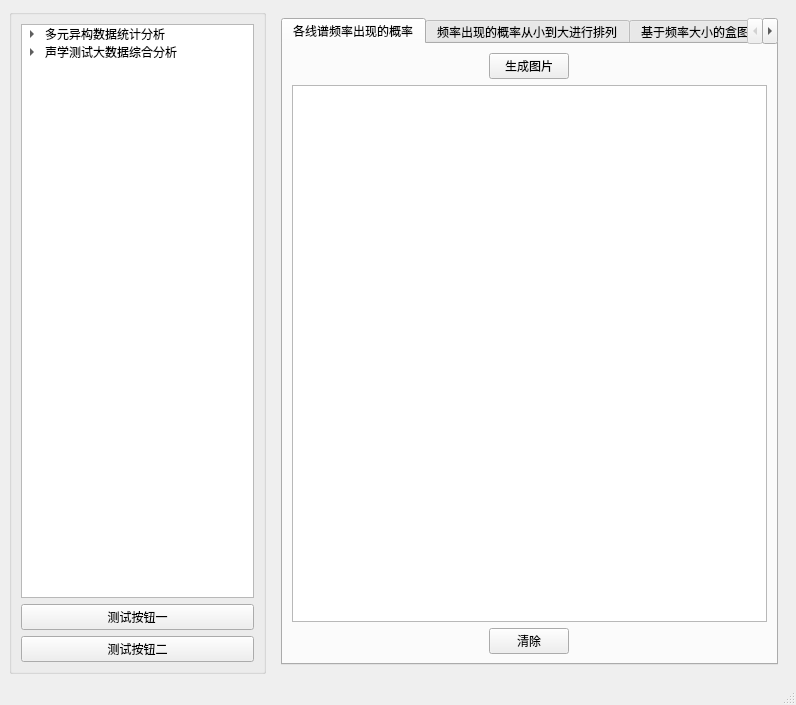
<?xml version="1.0" encoding="UTF-8"?>
<ui version="4.0">
 <class>MainWindow</class>
 <widget class="QMainWindow" name="MainWindow">
  <property name="geometry">
   <rect>
    <x>0</x>
    <y>0</y>
    <width>796</width>
    <height>705</height>
   </rect>
  </property>
  <property name="windowTitle">
   <string>MainWindow</string>
  </property>
  <widget class="QWidget" name="centralwidget">
   <layout class="QHBoxLayout" name="horizontalLayout_4" stretch="1,2">
    <item>
     <layout class="QHBoxLayout" name="horizontalLayout" stretch="0">
      <item>
       <widget class="QGroupBox" name="groupBox">
        <property name="title">
         <string/>
        </property>
        <layout class="QVBoxLayout" name="verticalLayout_23">
         <item>
          <widget class="QTreeWidget" name="treeWidget">
           <attribute name="headerVisible">
            <bool>false</bool>
           </attribute>
           <column>
            <property name="text">
             <string>功能列表</string>
            </property>
           </column>
           <item>
            <property name="text">
             <string>多元异构数据统计分析</string>
            </property>
            <item>
             <property name="text">
              <string>各频率出现的概率及分布</string>
             </property>
            </item>
            <item>
             <property name="text">
              <string>固定某一频率其它频率出现的概率</string>
             </property>
            </item>
            <item>
             <property name="text">
              <string>各频率对应位置点的聚类分析</string>
             </property>
            </item>
            <item>
             <property name="text">
              <string>固定频率下位置信息的统计特性</string>
             </property>
            </item>
            <item>
             <property name="text">
              <string>固定频率下强度信息的统计特性</string>
             </property>
            </item>
            <item>
             <property name="text">
              <string>辐射噪声线谱的位置与强度联合分析</string>
             </property>
            </item>
           </item>
           <item>
            <property name="text">
             <string>声学测试大数据综合分析</string>
            </property>
            <item>
             <property name="text">
              <string>振动噪声的位置与强度统计分析</string>
             </property>
            </item>
            <item>
             <property name="text">
              <string>艇端振动噪声与辐射噪声数据映射关系分析</string>
             </property>
            </item>
           </item>
          </widget>
         </item>
         <item>
          <widget class="QPushButton" name="pushButton_39">
           <property name="text">
            <string>测试按钮一</string>
           </property>
          </widget>
         </item>
         <item>
          <widget class="QPushButton" name="pushButton_40">
           <property name="text">
            <string>测试按钮二</string>
           </property>
          </widget>
         </item>
        </layout>
       </widget>
      </item>
     </layout>
    </item>
    <item>
     <widget class="QStackedWidget" name="stackedWidget">
      <property name="currentIndex">
       <number>7</number>
      </property>
      <widget class="QWidget" name="page">
       <layout class="QVBoxLayout" name="verticalLayout_21">
        <item>
         <widget class="QTabWidget" name="tabWidget">
          <property name="currentIndex">
           <number>0</number>
          </property>
          <widget class="QWidget" name="tab">
           <attribute name="title">
            <string>各线谱频率出现的概率</string>
           </attribute>
           <layout class="QVBoxLayout" name="verticalLayout_15">
            <item>
             <layout class="QHBoxLayout" name="horizontalLayout_2">
              <item>
               <widget class="QPushButton" name="pushButton">
                <property name="sizePolicy">
                 <sizepolicy hsizetype="Fixed" vsizetype="Fixed">
                  <horstretch>0</horstretch>
                  <verstretch>0</verstretch>
                 </sizepolicy>
                </property>
                <property name="text">
                 <string>生成图片</string>
                </property>
               </widget>
              </item>
             </layout>
            </item>
            <item>
             <widget class="QGraphicsView" name="graphicsView"/>
            </item>
            <item>
             <layout class="QHBoxLayout" name="horizontalLayout_3">
              <item>
               <widget class="QPushButton" name="pushButton_2">
                <property name="sizePolicy">
                 <sizepolicy hsizetype="Fixed" vsizetype="Fixed">
                  <horstretch>0</horstretch>
                  <verstretch>0</verstretch>
                 </sizepolicy>
                </property>
                <property name="text">
                 <string>清除</string>
                </property>
               </widget>
              </item>
             </layout>
            </item>
           </layout>
          </widget>
          <widget class="QWidget" name="tab_2">
           <attribute name="title">
            <string>频率出现的概率从小到大进行排列</string>
           </attribute>
           <layout class="QVBoxLayout" name="verticalLayout_16">
            <item>
             <widget class="QPushButton" name="pushButton_4">
              <property name="text">
               <string>生成图片</string>
              </property>
             </widget>
            </item>
            <item>
             <widget class="QGraphicsView" name="graphicsView_2"/>
            </item>
            <item>
             <widget class="QPushButton" name="pushButton_3">
              <property name="text">
               <string>清除</string>
              </property>
             </widget>
            </item>
           </layout>
          </widget>
          <widget class="QWidget" name="tab_6">
           <attribute name="title">
            <string>基于频率大小的盒图</string>
           </attribute>
           <layout class="QVBoxLayout" name="verticalLayout_17">
            <item>
             <widget class="QPushButton" name="pushButton_6">
              <property name="text">
               <string>生成图片</string>
              </property>
             </widget>
            </item>
            <item>
             <widget class="QGraphicsView" name="graphicsView_3"/>
            </item>
            <item>
             <widget class="QPushButton" name="pushButton_5">
              <property name="text">
               <string>清除</string>
              </property>
             </widget>
            </item>
           </layout>
          </widget>
          <widget class="QWidget" name="tab_7">
           <attribute name="title">
            <string>各频率编号中频率重叠分析</string>
           </attribute>
           <layout class="QVBoxLayout" name="verticalLayout_18">
            <item>
             <widget class="QPushButton" name="pushButton_8">
              <property name="text">
               <string>生成图片</string>
              </property>
             </widget>
            </item>
            <item>
             <widget class="QGraphicsView" name="graphicsView_4"/>
            </item>
            <item>
             <widget class="QPushButton" name="pushButton_7">
              <property name="text">
               <string>清除</string>
              </property>
             </widget>
            </item>
           </layout>
          </widget>
          <widget class="QWidget" name="tab_8">
           <attribute name="title">
            <string>频率编号中的频率出现频次直方图</string>
           </attribute>
           <layout class="QVBoxLayout" name="verticalLayout_19">
            <item>
             <widget class="QPushButton" name="pushButton_10">
              <property name="text">
               <string>生成图片</string>
              </property>
             </widget>
            </item>
            <item>
             <widget class="QGraphicsView" name="graphicsView_5"/>
            </item>
            <item>
             <widget class="QPushButton" name="pushButton_9">
              <property name="text">
               <string>清除</string>
              </property>
             </widget>
            </item>
           </layout>
          </widget>
         </widget>
        </item>
       </layout>
      </widget>
      <widget class="QWidget" name="page_3">
       <layout class="QVBoxLayout" name="verticalLayout_20">
        <item>
         <widget class="QTabWidget" name="tabWidget_3">
          <property name="currentIndex">
           <number>1</number>
          </property>
          <widget class="QWidget" name="tab_9">
           <attribute name="title">
            <string>某频率出现时其它频率出现的概率</string>
           </attribute>
           <layout class="QVBoxLayout" name="verticalLayout_13">
            <item>
             <widget class="QPushButton" name="pushButton_12">
              <property name="text">
               <string>生成图片</string>
              </property>
             </widget>
            </item>
            <item>
             <widget class="QGraphicsView" name="graphicsView_6"/>
            </item>
            <item>
             <widget class="QPushButton" name="pushButton_11">
              <property name="text">
               <string>清除</string>
              </property>
             </widget>
            </item>
           </layout>
          </widget>
          <widget class="QWidget" name="tab_10">
           <attribute name="title">
            <string>某频率出现时其它频率出现的概率从小到大排列</string>
           </attribute>
           <layout class="QVBoxLayout" name="verticalLayout_14">
            <item>
             <widget class="QPushButton" name="pushButton_14">
              <property name="text">
               <string>生成图片</string>
              </property>
             </widget>
            </item>
            <item>
             <widget class="QGraphicsView" name="graphicsView_7"/>
            </item>
            <item>
             <widget class="QPushButton" name="pushButton_13">
              <property name="text">
               <string>清除</string>
              </property>
             </widget>
            </item>
           </layout>
          </widget>
         </widget>
        </item>
       </layout>
      </widget>
      <widget class="QWidget" name="page_2">
       <layout class="QVBoxLayout" name="verticalLayout_22">
        <item>
         <widget class="QTabWidget" name="tabWidget_2">
          <property name="currentIndex">
           <number>2</number>
          </property>
          <widget class="QWidget" name="tab_3">
           <attribute name="title">
            <string>K-means聚类方法</string>
           </attribute>
           <layout class="QVBoxLayout" name="verticalLayout_11">
            <item>
             <widget class="QPushButton" name="pushButton_16">
              <property name="text">
               <string>生成图片</string>
              </property>
             </widget>
            </item>
            <item>
             <widget class="QGraphicsView" name="graphicsView_8"/>
            </item>
            <item>
             <widget class="QPushButton" name="pushButton_15">
              <property name="text">
               <string>清除</string>
              </property>
             </widget>
            </item>
           </layout>
          </widget>
          <widget class="QWidget" name="tab_4">
           <attribute name="title">
            <string>DBSCAN聚类方法</string>
           </attribute>
           <layout class="QVBoxLayout" name="verticalLayout_12">
            <item>
             <widget class="QPushButton" name="pushButton_18">
              <property name="text">
               <string>生成图片</string>
              </property>
             </widget>
            </item>
            <item>
             <widget class="QGraphicsView" name="graphicsView_9"/>
            </item>
            <item>
             <widget class="QPushButton" name="pushButton_17">
              <property name="text">
               <string>清除</string>
              </property>
             </widget>
            </item>
           </layout>
          </widget>
         </widget>
        </item>
       </layout>
      </widget>
      <widget class="QWidget" name="page_4">
       <layout class="QVBoxLayout" name="verticalLayout_27">
        <item>
         <widget class="QTabWidget" name="tabWidget_4">
          <property name="currentIndex">
           <number>3</number>
          </property>
          <widget class="QWidget" name="tab_5">
           <attribute name="title">
            <string>直方图与正态分布</string>
           </attribute>
           <layout class="QVBoxLayout" name="verticalLayout_8">
            <item>
             <widget class="QPushButton" name="pushButton_20">
              <property name="text">
               <string>生成图片</string>
              </property>
             </widget>
            </item>
            <item>
             <widget class="QGraphicsView" name="graphicsView_10"/>
            </item>
            <item>
             <widget class="QPushButton" name="pushButton_19">
              <property name="text">
               <string>清除</string>
              </property>
             </widget>
            </item>
           </layout>
          </widget>
          <widget class="QWidget" name="tab_11">
           <attribute name="title">
            <string>正态分布Q-Q图</string>
           </attribute>
           <layout class="QVBoxLayout" name="verticalLayout_9">
            <item>
             <widget class="QPushButton" name="pushButton_22">
              <property name="text">
               <string>生成图片</string>
              </property>
             </widget>
            </item>
            <item>
             <widget class="QGraphicsView" name="graphicsView_11"/>
            </item>
            <item>
             <widget class="QPushButton" name="pushButton_21">
              <property name="text">
               <string>清除</string>
              </property>
             </widget>
            </item>
           </layout>
          </widget>
          <widget class="QWidget" name="tab_12">
           <attribute name="title">
            <string>各线谱频率对应潜艇位置图</string>
           </attribute>
           <layout class="QVBoxLayout" name="verticalLayout_10">
            <item>
             <widget class="QPushButton" name="pushButton_24">
              <property name="text">
               <string>生成图片</string>
              </property>
             </widget>
            </item>
            <item>
             <widget class="QGraphicsView" name="graphicsView_12"/>
            </item>
            <item>
             <widget class="QPushButton" name="pushButton_23">
              <property name="text">
               <string>清除</string>
              </property>
             </widget>
            </item>
           </layout>
          </widget>
         </widget>
        </item>
       </layout>
      </widget>
      <widget class="QWidget" name="page_5">
       <layout class="QVBoxLayout" name="verticalLayout_24">
        <item>
         <widget class="QTabWidget" name="tabWidget_5">
          <property name="currentIndex">
           <number>4</number>
          </property>
          <widget class="QWidget" name="tab_13">
           <attribute name="title">
            <string>辐射噪声线谱的位置与强度散点图</string>
           </attribute>
           <layout class="QVBoxLayout" name="verticalLayout_5">
            <item>
             <widget class="QPushButton" name="pushButton_26">
              <property name="text">
               <string>生成图片</string>
              </property>
             </widget>
            </item>
            <item>
             <widget class="QGraphicsView" name="graphicsView_13"/>
            </item>
            <item>
             <widget class="QPushButton" name="pushButton_25">
              <property name="text">
               <string>清除</string>
              </property>
             </widget>
            </item>
           </layout>
          </widget>
          <widget class="QWidget" name="tab_14">
           <attribute name="title">
            <string>辐射噪声线谱的位置/强度/频率散点图</string>
           </attribute>
           <layout class="QVBoxLayout" name="verticalLayout_6">
            <item>
             <widget class="QPushButton" name="pushButton_28">
              <property name="text">
               <string>生成图片</string>
              </property>
             </widget>
            </item>
            <item>
             <widget class="QGraphicsView" name="graphicsView_14"/>
            </item>
            <item>
             <widget class="QPushButton" name="pushButton_27">
              <property name="text">
               <string>清除</string>
              </property>
             </widget>
            </item>
           </layout>
          </widget>
          <widget class="QWidget" name="tab_15">
           <attribute name="title">
            <string>各线谱频率与强度在潜艇中的位置</string>
           </attribute>
           <layout class="QVBoxLayout" name="verticalLayout_7">
            <item>
             <widget class="QPushButton" name="pushButton_30">
              <property name="text">
               <string>生成图片</string>
              </property>
             </widget>
            </item>
            <item>
             <widget class="QGraphicsView" name="graphicsView_15"/>
            </item>
            <item>
             <widget class="QPushButton" name="pushButton_29">
              <property name="text">
               <string>清除</string>
              </property>
             </widget>
            </item>
           </layout>
          </widget>
         </widget>
        </item>
       </layout>
      </widget>
      <widget class="QWidget" name="page_6">
       <layout class="QVBoxLayout" name="verticalLayout_25">
        <item>
         <widget class="QTabWidget" name="tabWidget_6">
          <property name="currentIndex">
           <number>5</number>
          </property>
          <widget class="QWidget" name="tab_16">
           <attribute name="title">
            <string>固定频率振动噪声位置/强度关系图</string>
           </attribute>
           <layout class="QVBoxLayout" name="verticalLayout_3">
            <item>
             <widget class="QPushButton" name="pushButton_32">
              <property name="text">
               <string>生成图片</string>
              </property>
             </widget>
            </item>
            <item>
             <widget class="QGraphicsView" name="graphicsView_16"/>
            </item>
            <item>
             <widget class="QPushButton" name="pushButton_31">
              <property name="text">
               <string>清除</string>
              </property>
             </widget>
            </item>
           </layout>
          </widget>
          <widget class="QWidget" name="tab_17">
           <attribute name="title">
            <string>固定频率振动噪声位置/强度关系合图</string>
           </attribute>
           <layout class="QVBoxLayout" name="verticalLayout_4">
            <item>
             <widget class="QPushButton" name="pushButton_34">
              <property name="text">
               <string>生成图片</string>
              </property>
             </widget>
            </item>
            <item>
             <widget class="QGraphicsView" name="graphicsView_17"/>
            </item>
            <item>
             <widget class="QPushButton" name="pushButton_33">
              <property name="text">
               <string>清除</string>
              </property>
             </widget>
            </item>
           </layout>
          </widget>
         </widget>
        </item>
       </layout>
      </widget>
      <widget class="QWidget" name="page_7">
       <layout class="QVBoxLayout" name="verticalLayout_26">
        <item>
         <widget class="QTabWidget" name="tabWidget_7">
          <property name="currentIndex">
           <number>6</number>
          </property>
          <widget class="QWidget" name="tab_18">
           <attribute name="title">
            <string>由辐射噪声映射振动噪声</string>
           </attribute>
           <layout class="QVBoxLayout" name="verticalLayout">
            <item>
             <widget class="QPushButton" name="pushButton_36">
              <property name="text">
               <string>生成图片</string>
              </property>
             </widget>
            </item>
            <item>
             <widget class="QGraphicsView" name="graphicsView_18"/>
            </item>
            <item>
             <widget class="QPushButton" name="pushButton_35">
              <property name="text">
               <string>清除</string>
              </property>
             </widget>
            </item>
           </layout>
          </widget>
          <widget class="QWidget" name="tab_19">
           <attribute name="title">
            <string>由振动噪声映射辐射噪声</string>
           </attribute>
           <layout class="QVBoxLayout" name="verticalLayout_2">
            <item>
             <widget class="QPushButton" name="pushButton_38">
              <property name="text">
               <string>生成图片</string>
              </property>
             </widget>
            </item>
            <item>
             <widget class="QGraphicsView" name="graphicsView_19"/>
            </item>
            <item>
             <widget class="QPushButton" name="pushButton_37">
              <property name="text">
               <string>清除</string>
              </property>
             </widget>
            </item>
           </layout>
          </widget>
         </widget>
        </item>
       </layout>
      </widget>
     </widget>
    </item>
   </layout>
  </widget>
  <widget class="QMenuBar" name="menubar">
   <property name="geometry">
    <rect>
     <x>0</x>
     <y>0</y>
     <width>796</width>
     <height>26</height>
    </rect>
   </property>
  </widget>
  <widget class="QStatusBar" name="statusbar"/>
 </widget>
 <resources/>
 <connections/>
</ui>
